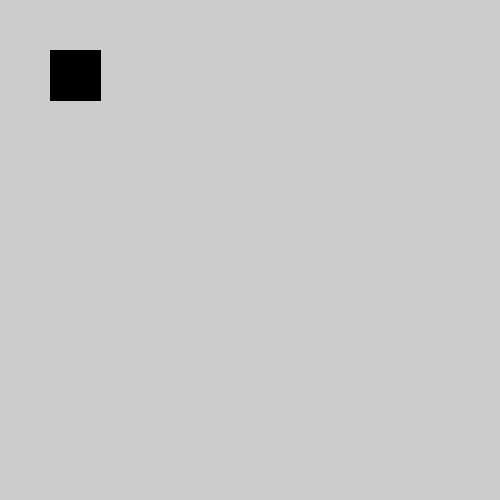
Frame 1 (no input)
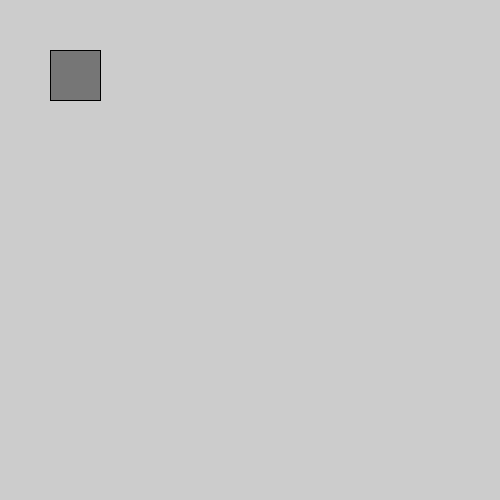
Frame 60 (the mouse pressed at the canvas centre just before this capture)
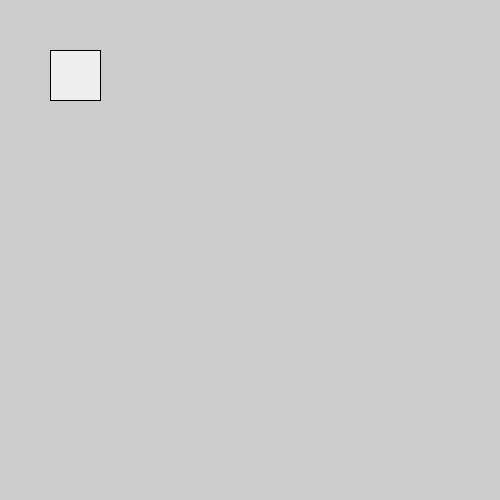
Frame 120 (the mouse held since frame 60 and released just before this capture)

The Processing sketch that drew these frames (run headless with seeded random() and noise(); from frame 60 on, the mouse is pressed at the canvas centre):

// Processing sketch: square_over_time
// ── square_over_time.pde
/*
'Square over Time' - Kevin Brock (kevin_brock@ncsu.edu)

This sketch draws a square procedurally in multiple ways. First, it
re-draws the square with a different color value (from black to white).
The first commented line will shift its (x,y) position with each new
call of draw(). The second commented line will rotate each drawn square
around the (0,0) position of the sketch window. Uncommenting both lines
will create a unique effect that calls on both the translate() and
rotate() methods.
*/

int counter = 0;

void setup() {
  size(500, 500);
}

void draw() {
//  translate(counter, counter);
//  rotate(radians(counter));
  if (counter < 254) {
    fill(counter);
  } 
  else {
    fill(255);
  }
  rect(50, 50, 50, 50);
  counter+=2;
}
